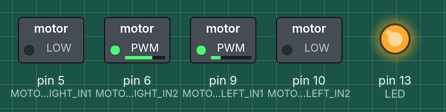
Simulated run of this sketch. Board: Arduino Uno, built with avr-gcc and run on an emulated ATmega328P. Parts: switched loads named in the sketch (green lamp = pin HIGH), output pins drawn as LEDs (lit = HIGH).

Above: at 0.1 s.
Timing chart, 0 to 1.6 s (numbered marks = the images above):
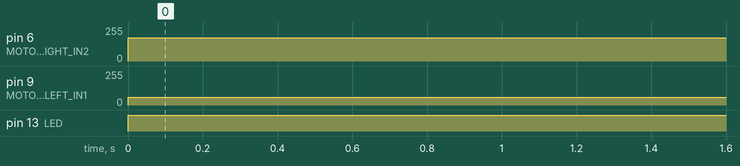

Measured:
- by itself, pin 6 (MOTOR_RIGHT_IN2): 0/255 → 174/255 at 0.00 s
- by itself, pin 9 (MOTOR_LEFT_IN1): 0/255 → 60/255 at 0.00 s
- by itself, pin 13 (LED): LOW → HIGH at 0.00 s

The sketch:

motorDrive.ino
```cpp
int LED = 13;
int S0 = A0; //RRR
int S1 = A1; //RR
int S2 = A2; //R
int S3 = A3;
int S4 = A4;
int S5 = A5;
int MOTOR_LEFT_IN1 = 9;
int MOTOR_LEFT_IN2 = 10;
int MOTOR_RIGHT_IN1 = 5;
int MOTOR_RIGHT_IN2 = 6;

void motorLeft(float speed){
  if (speed > 0) {
    speed = min(100, speed);
    float pwm = (200 - 60) * speed * 0.01 + 60; //pwm calculate (min 60)
    analogWrite(MOTOR_LEFT_IN1, pwm);
    digitalWrite(MOTOR_LEFT_IN2, LOW);
    ledOn();
  }
  if (speed == 0) {
    digitalWrite(MOTOR_LEFT_IN1, HIGH);
    digitalWrite(MOTOR_LEFT_IN2, HIGH);
  }
}

void motorRight(float speed){
  if (speed > 0) {
    speed = min(100, speed);
    float pwm = (255 - 93) * speed * 0.01 + 93; //pwm calculate (min 93)
    digitalWrite(MOTOR_RIGHT_IN1, LOW);
    analogWrite(MOTOR_RIGHT_IN2, pwm);
  }
  if (speed == 0) {
    digitalWrite(MOTOR_RIGHT_IN1, HIGH);
    digitalWrite(MOTOR_RIGHT_IN2, HIGH);
  }
}

void motorMove(float steering, float speed){
  //Right
  if (steering > 0){
    steering = min(100, steering);
    motorLeft(speed);
    motorRight(speed - speed * steering * 0.01);
  }
  //Left
  else {
    steering = max(-100, steering);
    motorLeft(speed + speed * steering * 0.01);
    motorRight(speed);
  }
}

void ledOn(){
  digitalWrite(LED, HIGH);
}

void ledOff(){
  digitalWrite(LED, LOW);
}

void setup() {
  pinMode(LED, OUTPUT);
  pinMode(S0, INPUT);
  pinMode(S1, INPUT);
  pinMode(S2, INPUT);
  pinMode(S3, INPUT);
  pinMode(S4, INPUT);
  pinMode(S5, INPUT);
  pinMode(MOTOR_LEFT_IN1, OUTPUT);
  pinMode(MOTOR_LEFT_IN2, OUTPUT);
  pinMode(MOTOR_RIGHT_IN1, OUTPUT);
  pinMode(MOTOR_RIGHT_IN2, OUTPUT);
}

void loop() {
  motorMove(-99, 50);
}
```
